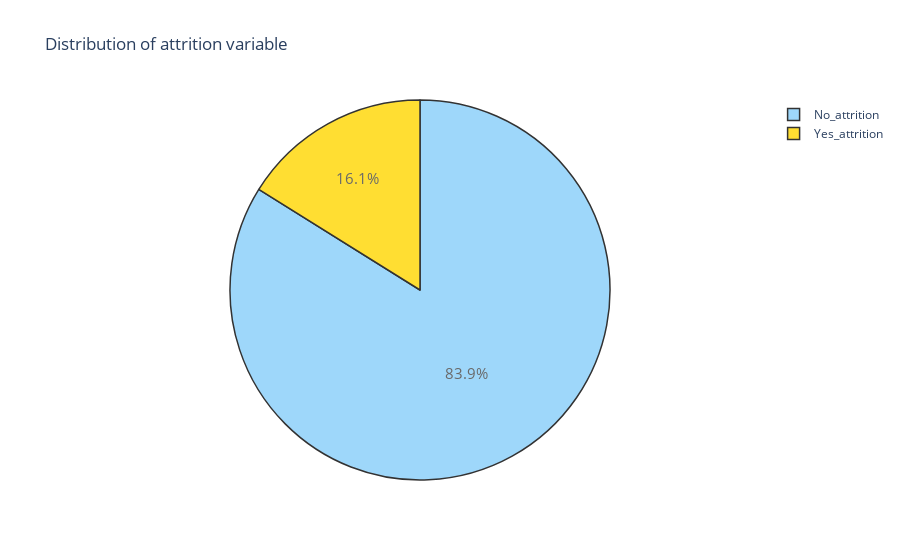

Source (notebook cell):
### Code cell
trace = go.Pie(labels = ['No_attrition', 'Yes_attrition'], values = df['Attrition'].value_counts(), 
               textfont=dict(size=15), opacity = 0.8,
               marker=dict(colors=['lightskyblue','gold'], 
                           line=dict(color='#000000', width=1.5)))


layout = dict(title =  'Distribution of attrition variable')
           
fig = dict(data = [trace], layout=layout)
py.iplot(fig)

### Figure 1 — Plotly figure (JSON) as saved in the notebook; plotly's stock layout.template omitted (floating-point values rounded to 4 significant figures)
{"data": [{"labels": ["No_attrition", "Yes_attrition"], "marker": {"colors": ["lightskyblue", "gold"], "line": {"color": "#000000", "width": 1.5}}, "opacity": 0.8, "textfont": {"size": 15}, "type": "pie", "values": [1233, 237]}], "layout": {"title": {"text": "Distribution of attrition variable"}}}
